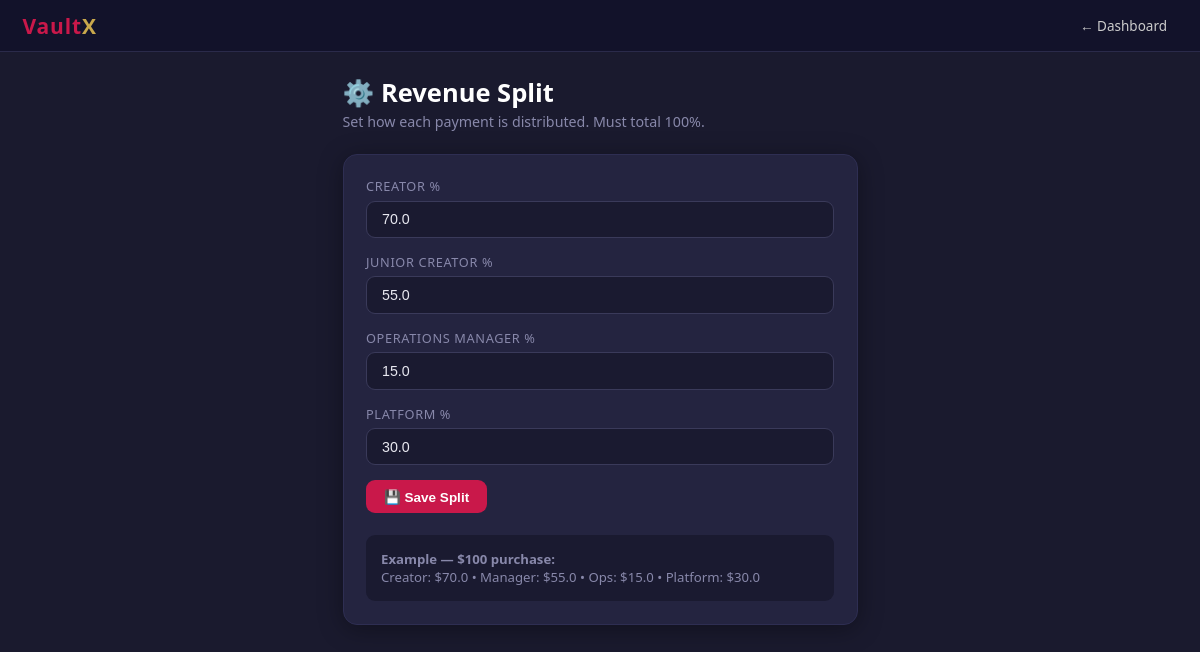
Page /admin/vaultx/revenue-split (signed in) on the committed database.
### models/wallet.py (models this page shows)
class RevenueSplit(db.Model):
    __tablename__ = 'revenue_splits'
    id              = db.Column(db.Integer, primary_key=True)
    creator_pct     = db.Column(db.Float, default=70.0)   # sole verified creator share (hard cap 70)
    manager_pct     = db.Column(db.Float, default=55.0)   # creator-manager share of a manager-run account
    ops_manager_pct = db.Column(db.Float, default=15.0)   # ops manager override cut on manager-run accounts
    platform_pct    = db.Column(db.Float, default=30.0)   # platform share on sole-creator sales (informational)
    updated_at      = db.Column(db.DateTime, default=datetime.utcnow)

### routes/admin_routes.py (the view, shortened to what this page needs)
@admin_bp.route('/admin/vaultx/revenue-split', methods=['GET', 'POST'], endpoint='admin_revenue_split')
@admin_required
def admin_revenue_split():
    split = get_revenue_split()
    return render_template('vx_admin_revenue_split.html', split=split)

### services/creator_service.py (called while the page is built)
def is_admin_override():
    return False

### services/wallet_service.py (called while the page is built)
def get_revenue_split():
    split = RevenueSplit.query.first()
    if not split:
        split = RevenueSplit()
        db.session.add(split)
        db.session.commit()
    return split

### templates/vx_admin_revenue_split.html (shortened to what this page needs)
{% extends 'vx_base.html' %}
{% block navbar %}
<div class="navbar">
  <div class="brand">Vault<span>X</span></div>
  <nav><a href="/admin/vaultx">← Dashboard</a></nav>
</div>
{% endblock %}
{% block content %}
<div class="container" style="max-width:560px">
  <div class="page-header">
    <h1>⚙️ Revenue Split</h1>
    <p>Set how each payment is distributed. Must total 100%.</p>
  </div>
  <div class="card">
    <form method="POST">
      <div class="form-group"><label>Creator %</label><input type="number" name="creator_pct" value="{{split.creator_pct}}" min="0" max="100" step="0.5"/></div>
      <div class="form-group"><label>Junior Creator %</label><input type="number" name="manager_pct" value="{{split.manager_pct}}" min="0" max="100" step="0.5"/></div>
      <div class="form-group"><label>Operations Manager %</label><input type="number" name="ops_manager_pct" value="{{split.ops_manager_pct}}" min="0" max="100" step="0.5"/></div>
      <div class="form-group"><label>Platform %</label><input type="number" name="platform_pct" value="{{split.platform_pct}}" min="0" max="100" step="0.5"/></div>
      <button class="btn btn-rose" type="submit">💾 Save Split</button>
    </form>
    <div style="margin-top:1.5rem;background:#1a1a30;border-radius:9px;padding:1rem;font-size:.88rem;color:var(--muted)">
      <strong>Example — $100 purchase:</strong><br/>
      Creator: ${{split.creator_pct}} &bull; Manager: ${{split.manager_pct}} &bull; Ops: ${{split.ops_manager_pct}} &bull; Platform: ${{split.platform_pct}}
    </div>
  </div>
</div>
{% endblock %}

### templates/vx_base.html (style rules this page uses)
:root { --rose:#C9184A;--rose-dark:#a4133c;--rose-light:#ff6b97; --blush:#fce4ec;--cream:#fff9f0; --gold:#C9A84C;--gold-light:#f0d080; --dark:#1a1a2e;--card:#242440;--muted:#8888aa; --green:#22c55e;--amber:#f59e0b;--red:#ef4444; --radius:14px;--shadow:0 4px 24px rgba(0,0,0,.35); font-size:15px; }
* { box-sizing:border-box;margin:0;padding:0 }
body { background:var(--dark);color:#e8e8f0;font-family:'Segoe UI',system-ui,sans-serif;min-height:100vh }
a { color:var(--rose-light);text-decoration:none }
.navbar { background:#12122a;border-bottom:1px solid #2a2a4a;padding:.75rem 1.5rem;display:flex;align-items:center;gap:1rem }
.navbar .brand { font-size:1.4rem;font-weight:800;color:var(--rose);letter-spacing:.04em }
.navbar .brand span { color:var(--gold) }
.navbar nav { margin-left:auto;display:flex;gap:.75rem;align-items:center }
.navbar nav a { color:#ccc;font-size:.9rem;padding:.35rem .7rem;border-radius:8px;transition:.2s }
.container { max-width:1200px;margin:0 auto;padding:1.5rem }
.card { background:var(--card);border-radius:var(--radius);padding:1.5rem;box-shadow:var(--shadow);border:1px solid #2e2e52 }
.btn { display:inline-flex;align-items:center;gap:.4rem;padding:.55rem 1.2rem;border-radius:9px;border:none;cursor:pointer;font-size:.9rem;font-weight:600;transition:.2s }
.btn-rose { background:var(--rose);color:#fff }
.form-group { margin-bottom:1rem }
.form-group label { display:block;font-size:.85rem;color:var(--muted);margin-bottom:.35rem;text-transform:uppercase;letter-spacing:.05em }
.form-group input,.form-group select,.form-group textarea { width:100%;background:#1a1a30;border:1px solid #3a3a5a;color:#e8e8f0;border-radius:9px;padding:.65rem 1rem;font-size:.95rem;transition:.2s }
.page-header { margin-bottom:1.5rem }
.page-header h1 { font-size:1.7rem;font-weight:800;color:#fff;margin-bottom:.25rem }
.page-header p { color:var(--muted);font-size:.95rem }

### rows in the picture
RevenueSplit: creator_pct "70.0", manager_pct "55.0", ops_manager_pct "15.0", platform_pct "30.0"
